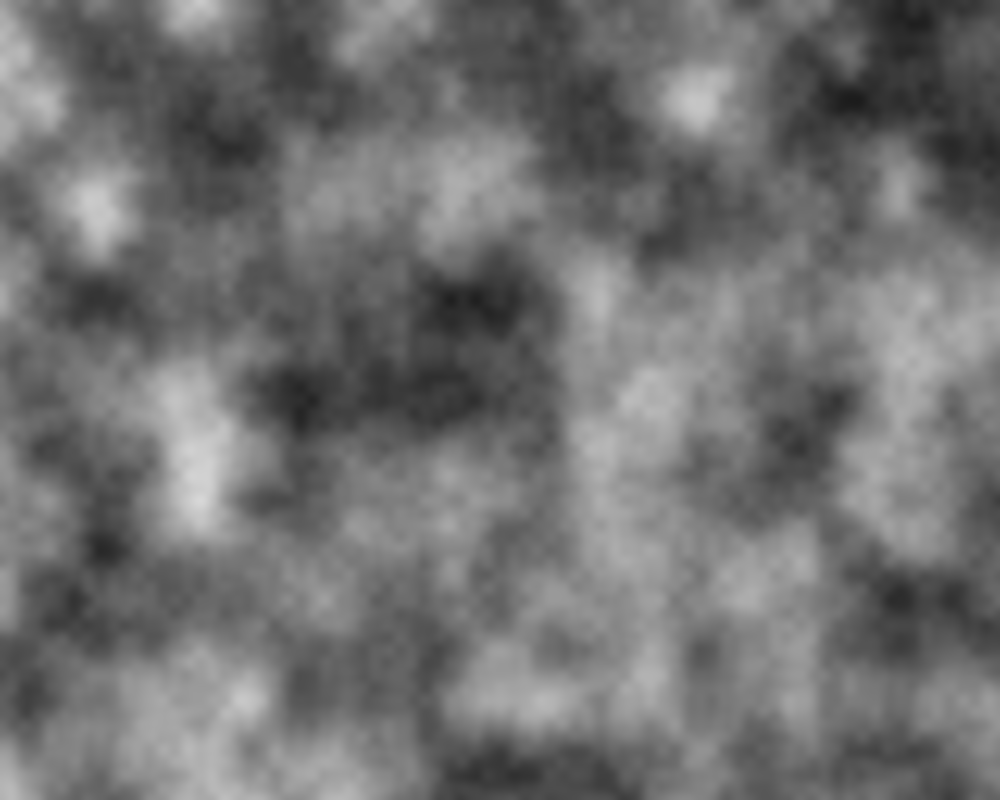
Frame 1 (no input)
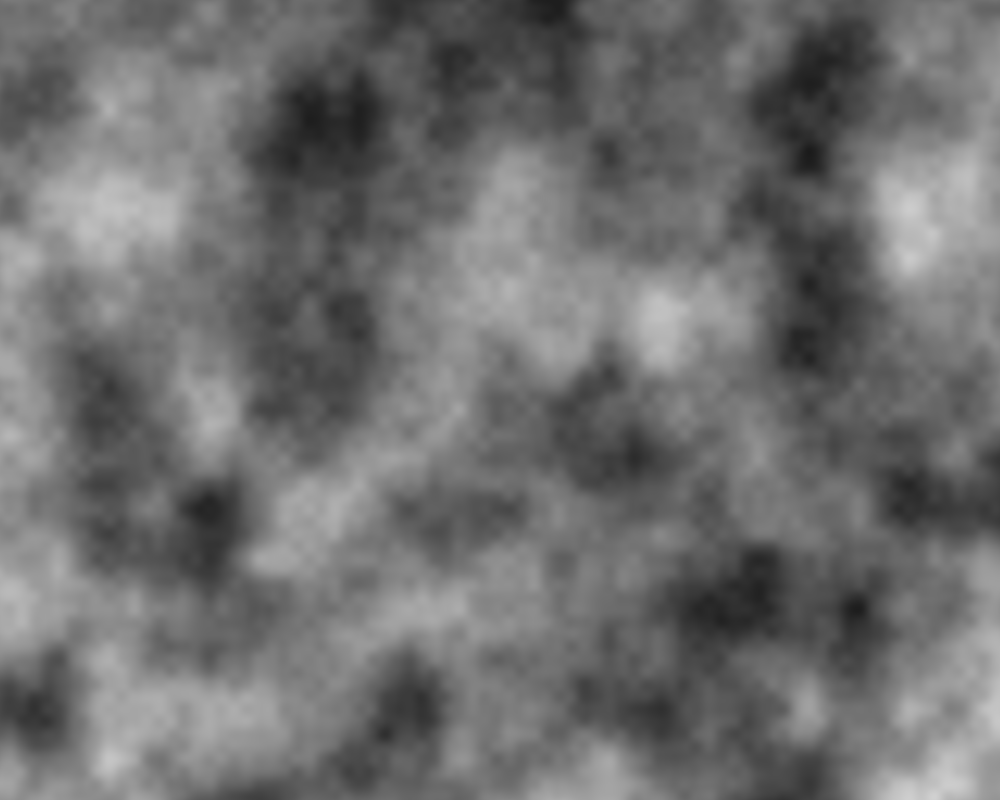
Frame 60 (the mouse pressed at the canvas centre just before this capture)
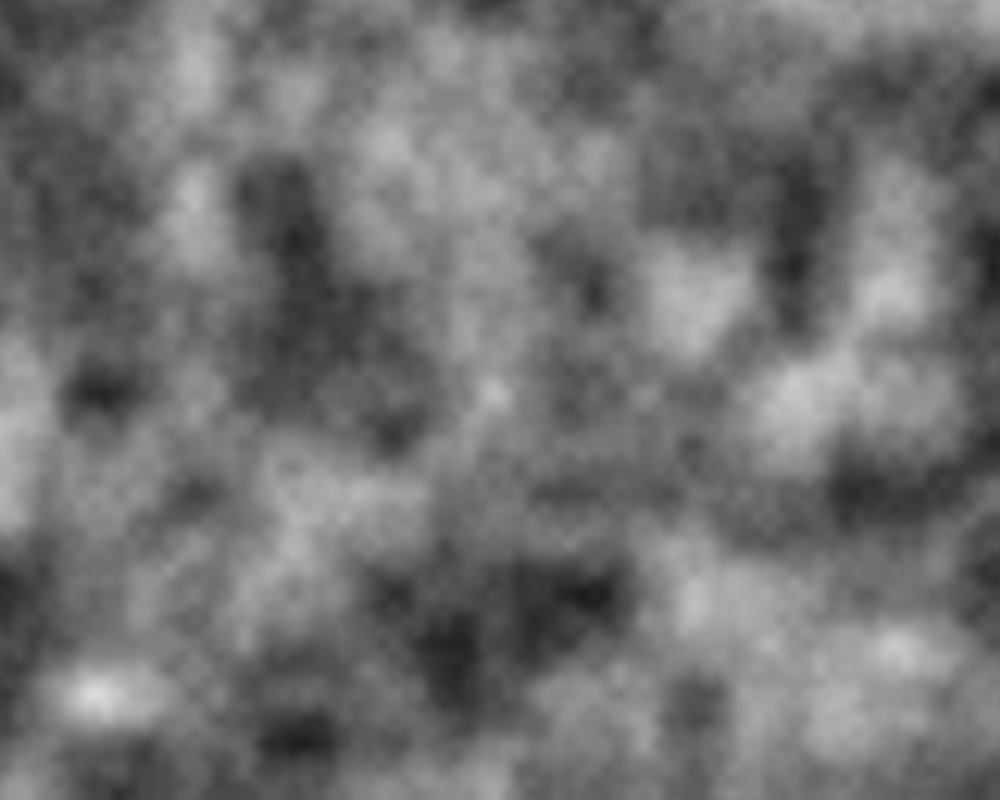
Frame 120 (the mouse held since frame 60 and released just before this capture)

The Processing sketch that drew these frames (run headless with seeded random() and noise(); from frame 60 on, the mouse is pressed at the canvas centre):

// Processing sketch: noise_examples
// ── noise_examples.pde
float i = 0;

void setup() {
  size(1000, 800);
}

void draw() {
  //drawRandom();
  //drawNoise();
  //drawNoise2();
  drawNoise3(i);
  //i++;
  //i += 0.01;
  i += random(100) / 100;
}

void drawNoise() {
  loadPixels();
  for (int x = 0; x < width; x++) {
    for (int y = 0; y < height; y++) {
      float bright = map(noise(x, y), 0, 1, 0, 255);
      pixels[x+y*width] = color(bright);
    }
  }
  updatePixels();
}

void drawNoise2() {
  loadPixels();
  float xoff = 0.0;

  for (int x = 0; x < width; x++) {
    float yoff = 0.0;

    for (int y = 0; y < height; y++) {
      float bright = map(noise(xoff, yoff), 0, 1, 0, 255);
      pixels[x+y*width] = color(bright);
      yoff += 0.01;
    }
    xoff += 0.01;
  }
  updatePixels();
}

void drawNoise3(float i) {
  loadPixels();
  float xoff = i + 0.0;

  for (int x = 0; x < width; x++) {
    float yoff = i + 0.0;

    for (int y = 0; y < height; y++) {
      float bright = map(noise(xoff, yoff), 0, 1, 0, 255);
      pixels[x+y*width] = color(bright);
      yoff += 0.01;
    }
    xoff += 0.01;
  }
  updatePixels();
}

void drawRandom() {
  loadPixels();
  for (int x = 0; x < width; x++) {
    for (int y = 0; y < height; y++) {
      float bright = random(255);
      pixels[x+y*width] = color(bright);
    }
  }
  updatePixels();
}
